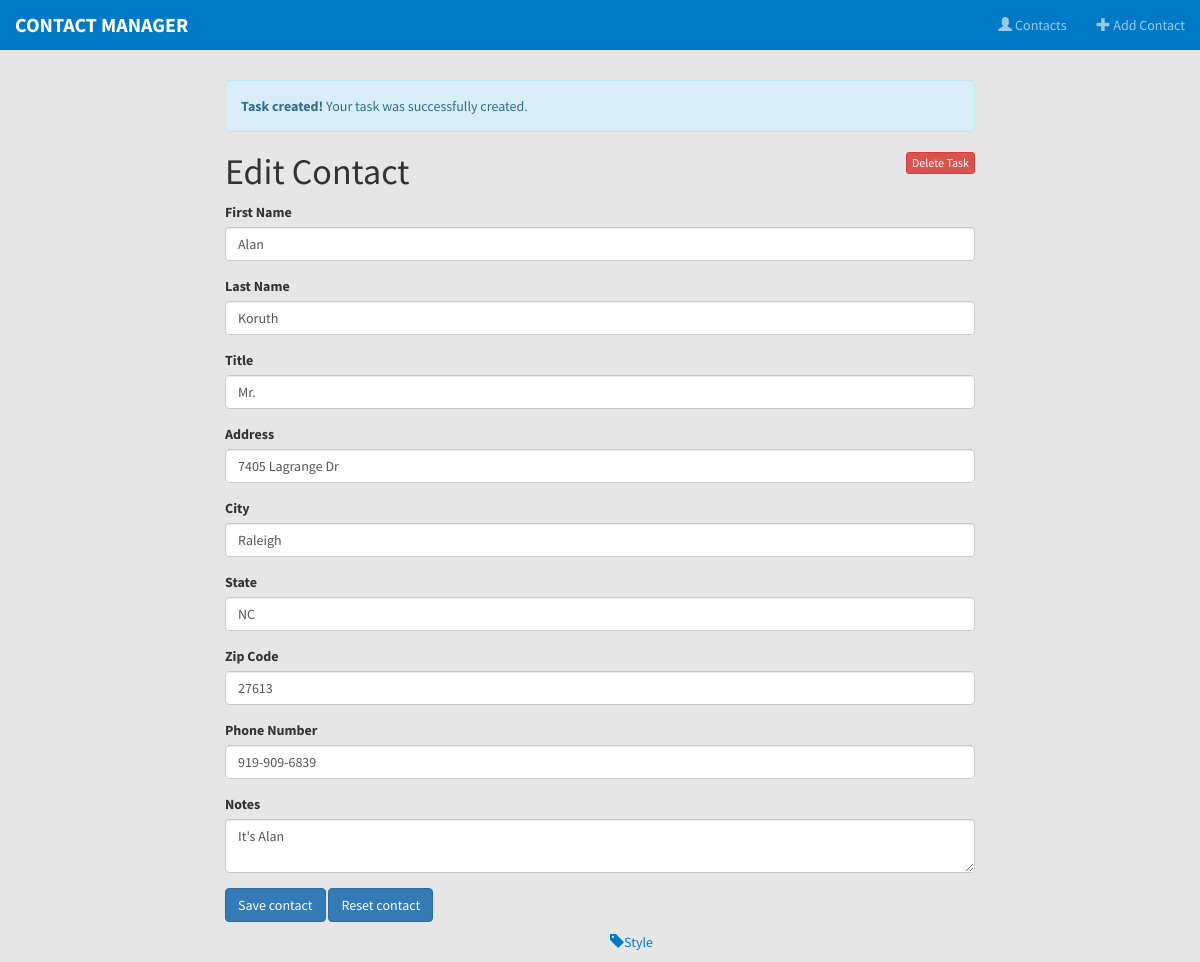
Page /edit.php?id=1&created=true on the committed database.
### tables this page shows
CREATE TABLE IF NOT EXISTS `contacts` (
  `id` int(11) NOT NULL,
  `fname` varchar(200) NOT NULL,
  `lname` varchar(200) NOT NULL,
  `title` varchar(200) NOT NULL,
  `address` varchar(200) NOT NULL,
  `city` varchar(200) NOT NULL,
  `state` varchar(200) NOT NULL,
  `zip` int(11) NOT NULL,
  `phone` varchar(200) NOT NULL,
  `notes` text NOT NULL
);

### edit.php (the view, shortened to what this page needs)
<?php
   include 'header.php';
   $id = $_GET['id'];
   $query = $db->prepare('SELECT * from contacts WHERE id = :id LIMIT 1');
   $query->bindParam(':id', $id);
   $query->execute();
   $contact = $query->fetch(PDO::FETCH_ASSOC);
?>
<?php if (array_key_exists('created', $_GET)) : ?>
<div class="alert alert-info">
  <p><strong>Task created!</strong> Your task was successfully created.</p>
</div>
<?php endif; ?>
<a href="/delete.php?id=<?= $contact['id']; ?>" class="btn btn-danger btn-xs pull-right btn-delete">Delete Task</a>
<h1> Edit Contact</h1>
<form method="POST" action="/update.php">
  <span>
  <div class="form-group">
    <label for="contact_fname">First Name</label>
    <input class="form-control" type="text" name="fname" id="contact_fname" value="<?= $contact['fname']; ?>" />
  </div>
  <div class="form-group">
    <label for="contact_lname">Last Name</label>
    <input class="form-control" type="text" name="lname" id="contact_lname" value="<?= $contact['lname']; ?>" />
  </div>
  </span>
  <div class="form-group">
    <label for="contact_title">Title</label>
    <input class="form-control" type="text" name="title" id="contact_title" value="<?= $contact['title']; ?>" />
  </div>
  <div class="form-group">
    <label for="contact_address">Address</label>
    <input class="form-control" type="text" name="address" id="contact_address" value="<?= $contact['address']; ?>" />
  </div>
  <div class="form-group">
    <label for="contact_city">City</label>
    <input class="form-control" type="text" name="city" id="contact_city" value="<?= $contact['city']; ?>" />
  </div>
  <div class="form-group">
    <label for="contact_state">State</label>
    <input class="form-control" type="text" name="state" id="contact_state" value="<?= $contact['state']; ?>" />
  </div>
  <div class="form-group">
    <label for="contact_zip">Zip Code</label>
    <input class="form-control" type="text" name="zip" id="contact_zip" value="<?= $contact['zip']; ?>" />
  </div>
  <div class="form-group">
    <label for="contact_phone">Phone Number</label>
    <input class="form-control" type="text" name="phone" id="contact_phone" value="<?= $contact['phone']; ?>" />
  </div>
  <div class="form-group">
    <label for="contact_description">Notes</label>
    <textarea class="form-control" name="notes" id="contact_notes"><?= $contact['notes']; ?></textarea>
  </div>
  <button class="btn btn-primary" type="submit">Save contact</button>
  <button class="btn btn-primary" type="reset">Reset contact</button>
</form>
<?php include 'footer.php'; ?>

### css/style.css (style rules this page uses)
body { background-color: #e6e6e6; font-family: 'Source Sans Pro', sans-serif; }
a, a:visited, a:hover, a:active, a:focus { color:inherit; background-color: inherit; text-decoration: none; }

### rows in the picture
contacts: fname "Alan", lname "Koruth", title "Mr.", address "7405 Lagrange Dr", city "Raleigh", state "NC", zip "27613", phone "919-909-6839", notes "It's Alan"
